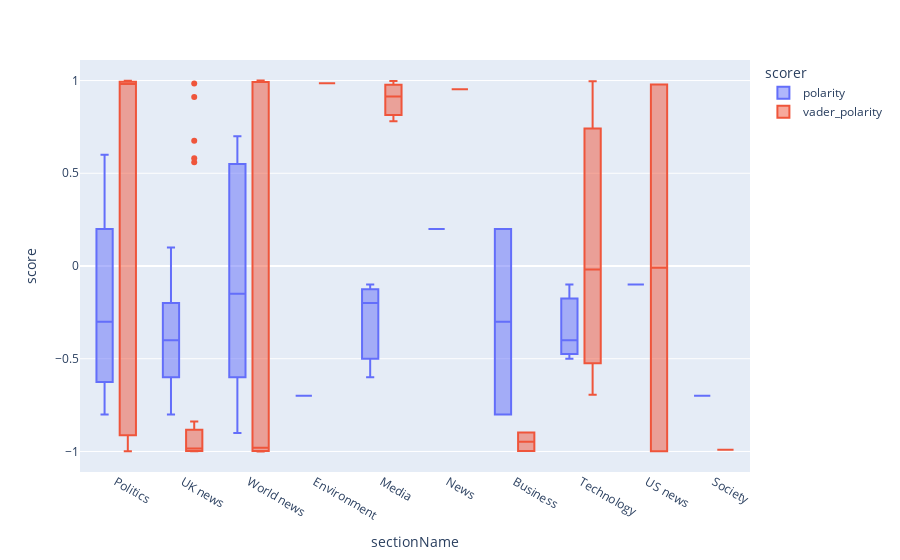

The code cell stored with this chart in its notebook:
### Code cell
to_plot = sentiment_data.melt(id_vars=['index','sectionName'],value_vars=['polarity','vader_polarity'], var_name='scorer',value_name='score')
px.box(data_frame=to_plot, x='sectionName', y='score', color='scorer')

### Figure 1 — Plotly figure (JSON) as saved in the notebook; plotly's stock layout.template omitted (floating-point values rounded to 4 significant figures)
{"data": [{"alignmentgroup": "True", "hovertemplate": "scorer=polarity<br>sectionName=%{x}<br>score=%{y}<extra></extra>", "legendgroup": "polarity", "marker": {"color": "#636efa"}, "name": "polarity", "notched": false, "offsetgroup": "polarity", "orientation": "v", "showlegend": true, "type": "box", "x": ["Politics", "Politics", "Politics", "Politics", "Politics", "Politics", "UK news", "World news", "Politics", "UK news", "Politics", "Politics", "UK news", "Politics", "Politics", "UK news", "Politics", "Politics", "Politics", "Politics", "Politics", "UK news", "UK news", "Politics", "Politics", "Environment", "Media", "UK news", "Politics", "UK news", "UK news", "UK news", "UK news", "Politics", "World news", "Politics", "News", "Politics", "Politics", "World news", "Business", "Politics", "Politics", "Politics", "Politics", "UK news", "World news", "Politics", "Politics", "UK news", "UK news", "Politics", "Politics", "World news", "Politics", "Media", "UK news", "UK news", "UK news", "Politics", "Politics", "Politics", "Politics", "Politics", "Politics", "Politics", "Politics", "Politics", "UK news", "Technology", "UK news", "US news", "Politics", "UK news", "Business", "Politics", "Politics", "World news", "UK news", "Politics", "UK news", "UK news", "UK news", "Society", "World news", "Technology", "Technology", "Media", "Politics", "World news", "Politics", "Politics", "Politics", "US news", "Politics", "UK news", "Politics", "Politics", "Politics", "UK news"], "x0": " ", "xaxis": "x", "y": [0.3, 0.4, -0.6, -0.7, -0.8, -0.4, -0.2, 0.5, 0.2, -0.5, -0.7, 0.1, -0.5, 0.6, 0.1, -0.4, 0.2, -0.3, 0.3, 0.2, -0.1, -0.3, -0.6, -0.4, -0.5, -0.7, -0.6, -0.4, -0.7, -0.5, -0.4, 0.1, -0.8, 0.1, 0.7, -0.7, 0.2, 0.3, -0.6, -0.7, 0.2, -0.3, -0.8, -0.7, 0.3, 0.1, 0.1, -0.3, -0.6, 0.1, -0.6, 0.4, -0.5, -0.5, -0.6, -0.2, -0.3, -0.4, -0.7, -0.6, -0.7, 0.3, -0.7, 0.5, -0.8, 0.3, -0.7, -0.2, -0.7, -0.4, 0.1, -0.1, -0.5, -0.7, -0.8, -0.1, -0.3, -0.4, -0.3, 0.1, 0.1, -0.3, -0.6, -0.7, 0.6, -0.1, -0.5, -0.1, -0.1, -0.9, 0.1, -0.5, -0.6, -0.1, -0.7, -0.3, -0.7, 0.3, 0.4, -0.2], "y0": " ", "yaxis": "y"}, {"alignmentgroup": "True", "hovertemplate": "scorer=vader_polarity<br>sectionName=%{x}<br>score=%{y}<extra></extra>", "legendgroup": "vader_polarity", "marker": {"color": "#EF553B"}, "name": "vader_polarity", "notched": false, "offsetgroup": "vader_polarity", "orientation": "v", "showlegend": true, "type": "box", "x": ["Politics", "Politics", "Politics", "Politics", "Politics", "Politics", "UK news", "World news", "Politics", "UK news", "Politics", "Politics", "UK news", "Politics", "Politics", "UK news", "Politics", "Politics", "Politics", "Politics", "Politics", "UK news", "UK news", "Politics", "Politics", "Environment", "Media", "UK news", "Politics", "UK news", "UK news", "UK news", "UK news", "Politics", "World news", "Politics", "News", "Politics", "Politics", "World news", "Business", "Politics", "Politics", "Politics", "Politics", "UK news", "World news", "Politics", "Politics", "UK news", "UK news", "Politics", "Politics", "World news", "Politics", "Media", "UK news", "UK news", "UK news", "Politics", "Politics", "Politics", "Politics", "Politics", "Politics", "Politics", "Politics", "Politics", "UK news", "Technology", "UK news", "US news", "Politics", "UK news", "Business", "Politics", "Politics", "World news", "UK news", "Politics", "UK news", "UK news", "UK news", "Society", "World news", "Technology", "Technology", "Media", "Politics", "World news", "Politics", "Politics", "Politics", "US news", "Politics", "UK news", "Politics", "Politics", "Politics", "UK news"], "x0": " ", "xaxis": "x", "y": [0.9986, 0.9901, -0.9721, 0.9757, -0.9383, 0.9842, -0.9884, 0.9992, 0.9967, 0.9847, 0.2618, 0.9977, -0.9978, 0.9992, 0.9971, -0.999, -0.9866, 0.997, 0.9922, -0.9713, 0.9898, -0.9412, -0.9868, -0.9196, 0.8362, 0.9852, 0.9982, -0.9991, 0.977, -0.9364, -0.9867, 0.5816, -0.998, -0.9454, 0.9997, 0.9936, 0.953, 0.9961, -0.9931, -0.9987, -0.8974, -0.1255, 0.9822, -0.9514, 0.9941, -0.9387, -0.9724, 0.9354, 0.9468, -0.9239, 0.9112, -0.9985, -0.9097, 0.9854, 0.9936, 0.7804, -0.9346, 0.5596, 0.675, 0.9833, 0.9936, 0.9944, -0.9946, 0.9985, 0.4001, 0.9929, -0.9918, 0.9835, -0.9986, -0.0194, -0.9962, 0.9791, 0.9992, -0.8384, -0.9976, 0.9812, 0.9862, -0.9996, -0.8832, -0.9926, -0.9825, -0.9976, -0.9982, -0.9902, -0.996, -0.6935, 0.9956, 0.9146, 0.9973, -0.9873, 0.9847, 0.9195, -0.993, -0.9985, 0.9492, -0.9952, 0.9428, 0.9916, -0.4009, -0.9898], "y0": " ", "yaxis": "y"}], "layout": {"boxmode": "group", "legend": {"title": {"text": "scorer"}, "tracegroupgap": 0}, "margin": {"t": 60}, "xaxis": {"anchor": "y", "domain": [0, 1], "title": {"text": "sectionName"}}, "yaxis": {"anchor": "x", "domain": [0, 1], "title": {"text": "score"}}}}
